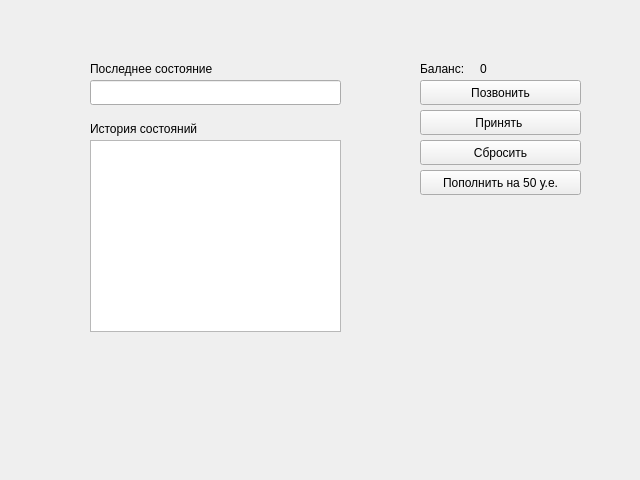
<?xml version="1.0" encoding="UTF-8"?>
<ui version="4.0">
 <class>widget</class>
 <widget class="QWidget" name="widget">
  <property name="geometry">
   <rect>
    <x>0</x>
    <y>0</y>
    <width>640</width>
    <height>480</height>
   </rect>
  </property>
  <property name="windowTitle">
   <string>Лабораторная работа 4 - Рудь, ИТ-621м</string>
  </property>
  <widget class="QPushButton" name="callButton">
   <property name="geometry">
    <rect>
     <x>420</x>
     <y>80</y>
     <width>161</width>
     <height>25</height>
    </rect>
   </property>
   <property name="text">
    <string>Позвонить</string>
   </property>
  </widget>
  <widget class="QPushButton" name="answerCallButton">
   <property name="geometry">
    <rect>
     <x>420</x>
     <y>110</y>
     <width>161</width>
     <height>25</height>
    </rect>
   </property>
   <property name="text">
    <string>Принять </string>
   </property>
  </widget>
  <widget class="QPushButton" name="endCallButton">
   <property name="geometry">
    <rect>
     <x>420</x>
     <y>140</y>
     <width>161</width>
     <height>25</height>
    </rect>
   </property>
   <property name="text">
    <string>Сбросить</string>
   </property>
  </widget>
  <widget class="QPushButton" name="addToBalanceButton">
   <property name="geometry">
    <rect>
     <x>420</x>
     <y>170</y>
     <width>161</width>
     <height>25</height>
    </rect>
   </property>
   <property name="text">
    <string>Пополнить на 50 у.е.</string>
   </property>
  </widget>
  <widget class="QListWidget" name="listWidget">
   <property name="geometry">
    <rect>
     <x>90</x>
     <y>140</y>
     <width>251</width>
     <height>192</height>
    </rect>
   </property>
   <property name="sortingEnabled">
    <bool>false</bool>
   </property>
  </widget>
  <widget class="QLineEdit" name="currentState">
   <property name="geometry">
    <rect>
     <x>90</x>
     <y>80</y>
     <width>251</width>
     <height>25</height>
    </rect>
   </property>
   <property name="readOnly">
    <bool>true</bool>
   </property>
  </widget>
  <widget class="QLabel" name="label">
   <property name="geometry">
    <rect>
     <x>420</x>
     <y>60</y>
     <width>61</width>
     <height>17</height>
    </rect>
   </property>
   <property name="text">
    <string>Баланс:</string>
   </property>
  </widget>
  <widget class="QLabel" name="balanceLabel">
   <property name="geometry">
    <rect>
     <x>480</x>
     <y>60</y>
     <width>67</width>
     <height>17</height>
    </rect>
   </property>
   <property name="text">
    <string>0</string>
   </property>
  </widget>
  <widget class="QLabel" name="label_2">
   <property name="geometry">
    <rect>
     <x>90</x>
     <y>60</y>
     <width>181</width>
     <height>17</height>
    </rect>
   </property>
   <property name="text">
    <string>Последнее состояние</string>
   </property>
  </widget>
  <widget class="QLabel" name="label_3">
   <property name="geometry">
    <rect>
     <x>90</x>
     <y>120</y>
     <width>161</width>
     <height>17</height>
    </rect>
   </property>
   <property name="text">
    <string>История состояний</string>
   </property>
  </widget>
 </widget>
 <resources/>
 <connections/>
</ui>
